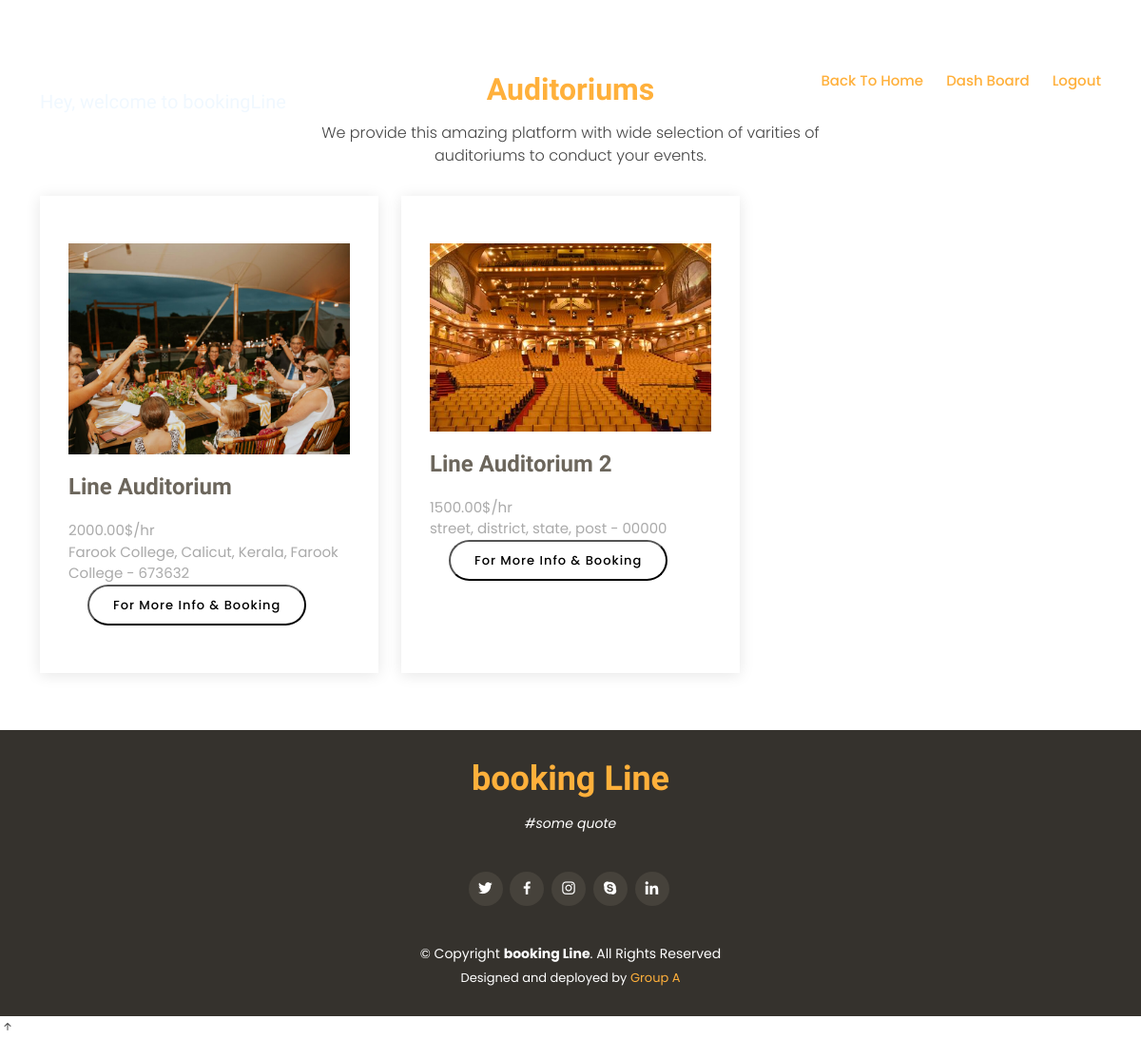
/auditoriums, run on an earlier commit of the app's database.
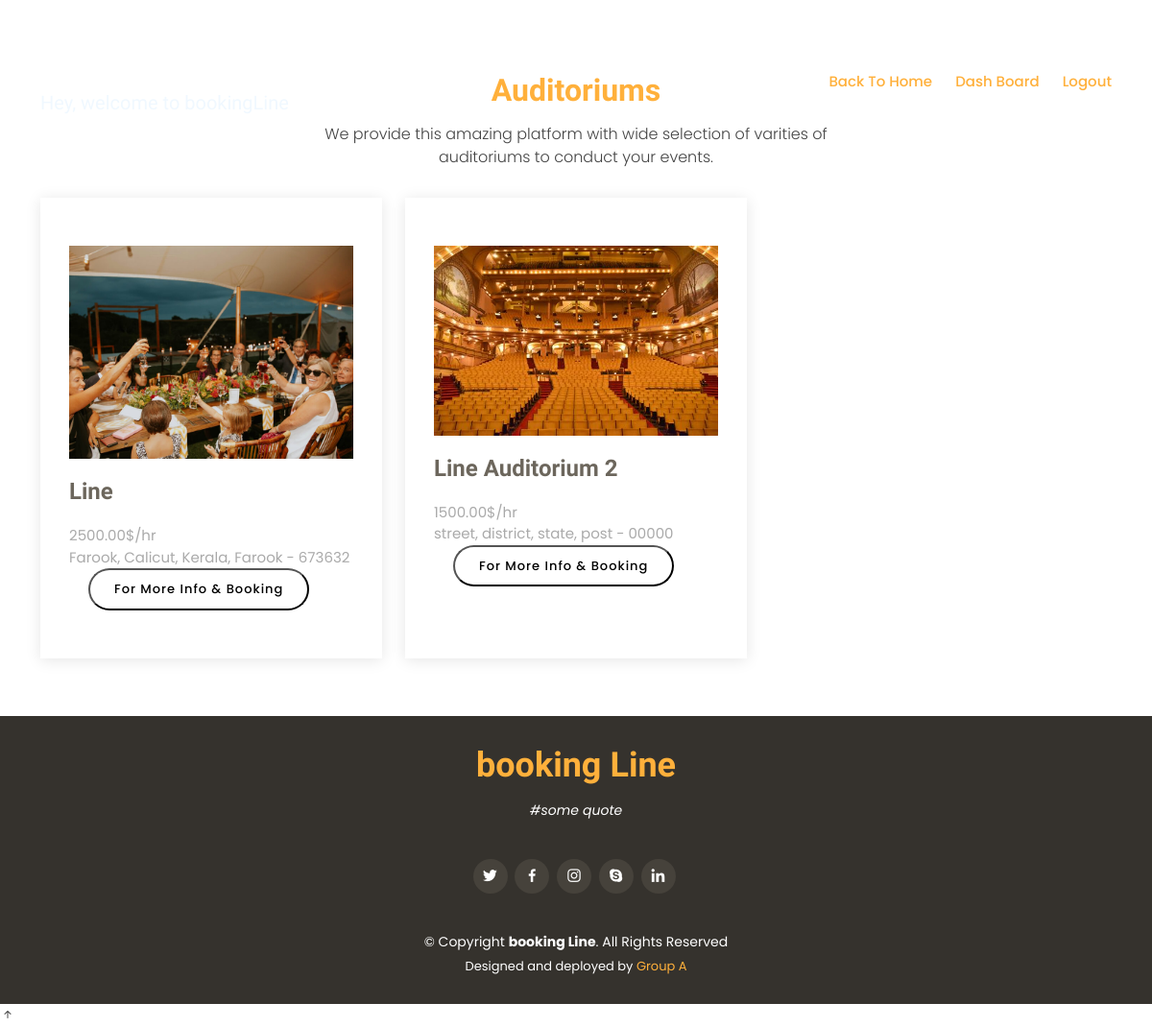
And on a later commit of the database.
### serviceprovider/models.py (models this page shows, shortened)
class Auditorium(models.Model):
    user = models.ForeignKey(User, on_delete=models.CASCADE)
    name = models.CharField(max_length=30)
    catelog = models.ImageField(upload_to=get_catelog_upload_to)
    about = models.TextField(max_length=300)
    number = models.CharField(max_length=15)
    email = models.EmailField(null=True, blank=True)
    price = models.DecimalField(max_digits=10, decimal_places=2)
    street = models.CharField(max_length=20)
    district = models.CharField(max_length=20)
    state = models.CharField(max_length=20)
    pin = models.CharField(max_length=10)
    post = models.CharField(max_length=20)

### home/views.py (the view)
# urls.py: path('auditoriums', auditoriums, name='auditoriums'),
def auditoriums(request):
    users = []
    auditorium_list = []
    profile_statuss = ProfileStatus.objects.filter(status='Accepted')
    for profile_status in profile_statuss:
        join_date = profile_status.user.date_joined.date()
        if abs((date.today() - join_date).days) <= 365:
            users.append(profile_status.user)
    for user in users:
        auditorium_list.append(Auditorium.objects.filter(user=user))
    return render(request, 'auditoriums.html', {'auditorium_list': auditorium_list})

### home/templates/auditoriums.html (shortened to what this page needs)
{% extends "base.html" %}
{% load static %}
{% block page %}
  <header id="header" class="fixed-top d-flex align-items-center header-transparent">
    <div class="container-fluid container-xl d-flex align-items-center justify-content-between">
      <div class="logo me-auto">
        <h1><a href="index.html">booking Line</a></h1>
        {% if check %}
        <div></div>
        {%else%}
        &nbsp;&nbsp;&nbsp;&nbsp;&nbsp;&nbsp;&nbsp;<h5 style="color: aliceblue;">Hey, {{ client }} welcome to bookingLine</h5>
        {% endif %}
      </div>
      <nav id="navbar" class="navbar order-last order-lg-0">
        <ul>
          <li><a class="nav-link scrollto active" href="{% url 'home:home' %}">Back To Home</a></li>
          <li><a class="nav-link scrollto active" href="{% url 'users:dashboard-client' %}">Dash Board</a></li>
          <li><a class="nav-link scrollto active" href="accounts/logout">Logout</a></li>
        </ul>
      </nav>
    </div>
  </header>
<section id="why" class="why-us">
    <div class="container">
        <div class="section-title">
            <h2> <span>Auditoriums</span></h2>
            <p>We provide this amazing platform with wide selection of varities of auditoriums to conduct your events.</p>
        </div>
        <div class="row">
            {% for list in auditorium_list %}
            {% for i in list %}
            <div class="col-lg-4">
                <div class="box">
                    <div>
                        <div class="gallery-item">
                            <a href="../../{{i.catelog}}" class="gallery-lightbox">
                            <img src="../../{{i.catelog}}" alt="" class="img-fluid">
                            </a>
                        </div>
                    </div>
                    <h4>{{i.name}}</h4>
                    <p>{{i.price}}$/hr</p>
                    <p>{{i.street}}, {{i.district}}, {{i.state}}, {{i.post}} - {{i.pin}}</p>
                    <form action="auditorium-info" method="post">
                        <button type="submit" class="book-a-table-btn" name="btn" value="{{i.id}}" id="{{i.id}}" style="background:transparent; color:black">For More Info & Booking</button>
                    </form>
                </div>
            </div>
            {% endfor %}
            {% endfor %}
        </div>
    </div>
</section>
  <footer id="footer">
    <div class="container">
      <h3>booking Line</h3>
      <p> #some quote </p>
      <div class="social-links">
        <a href="#" class="twitter"><i class="bx bxl-twitter"></i></a>
        <a href="#" class="facebook"><i class="bx bxl-facebook"></i></a>
        <a href="#" class="instagram"><i class="bx bxl-instagram"></i></a>
        <a href="#" class="google-plus"><i class="bx bxl-skype"></i></a>
        <a href="#" class="linkedin"><i class="bx bxl-linkedin"></i></a>
      </div>
      <div class="copyright">
        &copy; Copyright <strong><span>booking Line</span></strong>. All Rights Reserved
      </div>
      <div class="credits">
        Designed and deployed by <a href="https://github.com/amjadcp/bookingLine-grpA-miniProject">Group A</a>
      </div>
    </div>
  </footer>
  <a href="#" class="back-to-top d-flex align-items-center justify-content-center"><i class="bi bi-arrow-up-short"></a>
{%endblock page%}

### home/templates/base.html (shortened to what this page needs)
{% load static %}
<!DOCTYPE html>
<html lang="en">
<head>
  <link href="{% static 'assets/vendor/animate.css/animate.min.css' %}" rel="stylesheet">
  <link href="{% static 'assets/vendor/bootstrap/css/bootstrap.min.css' %}" rel="stylesheet">
  <link href="{% static 'assets/vendor/bootstrap-icons/bootstrap-icons.css' %}" rel="stylesheet">
  <link href="{% static 'assets/vendor/boxicons/css/boxicons.min.css' %}" rel="stylesheet">
  <link href="{% static 'assets/vendor/glightbox/css/glightbox.min.css' %}" rel="stylesheet">
  <link href="{% static 'assets/vendor/swiper/swiper-bundle.min.css' %}" rel="stylesheet">
  <link href="https://cdn.jsdelivr.net/npm/bootstrap@5.1.3/dist/css/bootstrap.min.css" rel="stylesheet">
  <link href="{% static 'assets/css/style.css' %}" rel="stylesheet">
</head>
<body>
{% block page %}
{% endblock page%}
</body>
</html>

### static/assets/css/style.css (style rules this page uses)
body { font-family: "Poppins", sans-serif; color: #444444; }
a { text-decoration: none; color: #ffb03b; }
h1, h2, h3, h4, h5, h6 { font-family: "Satisfy", sans-serif; }
.back-to-top { position: fixed; visibility: hidden; opacity: 0; right: 15px; bottom: 15px; z-index: 996; background: #ffb03b; width: 40px; height: 40px; border-radius: 50px; transition: all 0.4s; }
.back-to-top i { font-size: 28px; color: #fff; line-height: 0; }
#header { top: 50px; height: 70px; z-index: 997; transition: all 0.5s; padding: 10px 0; background: rgba(26, 24, 22, 0.85); }
#header.header-transparent { background: transparent; }
#header .logo h1 { font-size: 28px; margin: 0; line-height: 1; font-weight: 400; letter-spacing: 3px; }
#header .logo h1 a, #header .logo h1 a:hover { color: #fff; text-decoration: none; }
.book-a-table-btn { background: #ffb03b; color: #fff; border-radius: 50px; margin: 0 0 0 20px; padding: 10px 25px; font-size: 13px; font-weight: 500; letter-spacing: 1px; transition: 0.3s; white-space: nowrap; }
.navbar { padding: 0; }
.navbar ul { margin: 0; padding: 0; display: flex; list-style: none; align-items: center; }
.navbar li { position: relative; }
.navbar a, .navbar a:focus { display: flex; align-items: center; justify-content: space-between; padding: 10px 0 10px 24px; font-size: 15px; font-weight: 500; color: white; white-space: nowrap; transition: 0.3s; }
.navbar a:hover, .navbar .active, .navbar .active:focus, .navbar li:hover > a { color: #ffb03b; }
section { padding: 60px 0; }
.section-title { text-align: center; padding-bottom: 30px; }
.section-title h2 { margin: 15px 0 0 0; font-size: 32px; font-weight: 700; color: #5f5950; }
.section-title h2 span { color: #ffb03b; }
.section-title p { margin: 15px auto 0 auto; font-weight: 300; }
@media (min-width: 1024px) { .section-title p { width: 50%; } }
.why-us .box { padding: 50px 30px; box-shadow: 0px 2px 15px rgba(0, 0, 0, 0.1); transition: all ease-in-out 0.3s; height: 100%; }
.why-us .box h4 { font-size: 24px; font-weight: 600; padding: 0; margin: 20px 0; color: #6c665c; }
.why-us .box p { color: #aaaaaa; font-size: 15px; margin: 0; padding: 0; }
#footer { background: #35322d; color: #fff; font-size: 14px; text-align: center; padding: 30px 0; }
#footer h3 { font-size: 36px; font-weight: 700; color: #ffb03b; position: relative; padding: 0; margin: 0 0 15px 0; }
#footer p { font-size: 15; font-style: italic; padding: 0; margin: 0 0 40px 0; }
#footer .social-links { margin: 0 0 40px 0; }
#footer .social-links a { font-size: 18px; display: inline-block; background: #46423b; color: #fff; line-height: 1; padding: 8px 0; margin-right: 4px; border-radius: 50%; text-align: center; width: 36px; height: 36px; transition: 0.3s; }
#footer .copyright { margin: 0 0 5px 0; }
#footer .credits { font-size: 13px; }

What changed in the data, as far as the page shows it:
changed Auditorium "Calicut": name "Line Auditorium" → "Line"; price "2000.00" → "2500.00"; street "Farook College" → "Farook"; post "Farook College" → "Farook"
